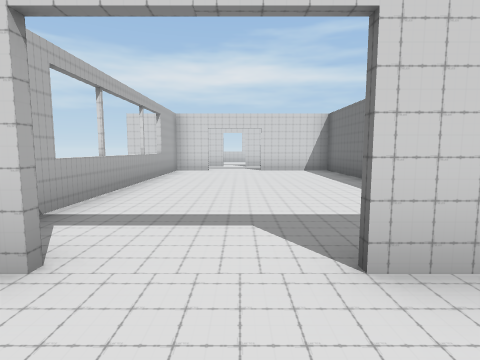
View 1 (above)

20 first-person views from a walk through a scene from a Unity 3-D project. The camera is 1.5 m above the floor, tilts 6° down and sees 80° across. Doors are open. The floor is counted in squares, 2.06 m on a side. Each view is taken from the middle of a square. On the plan, view 1 faces up. The plan holds only what a view shows up to about 10 squares ahead; the rest is blank. The player is left out.

View 2
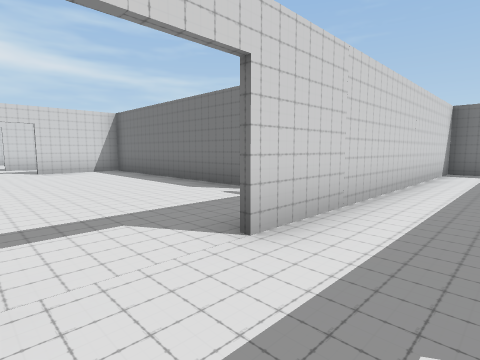

View 3
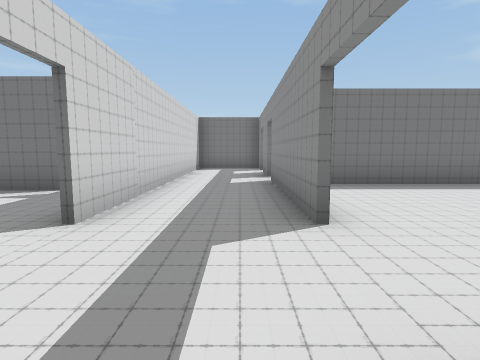

View 4
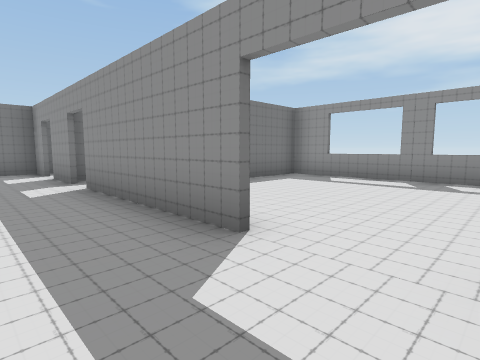

View 5
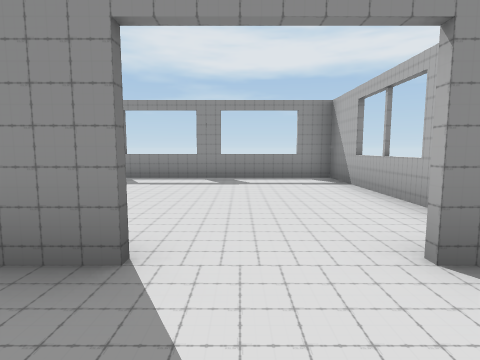

View 6
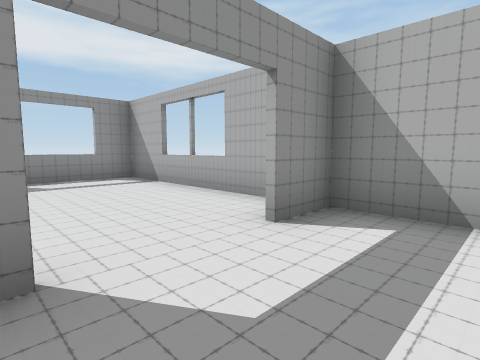

View 7
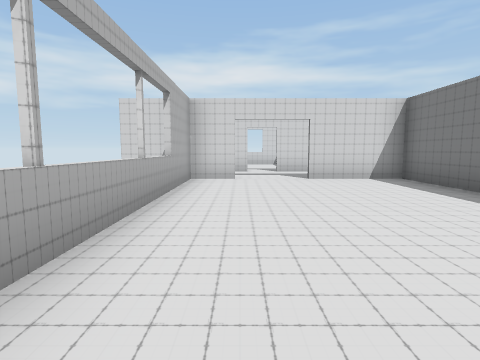

View 8
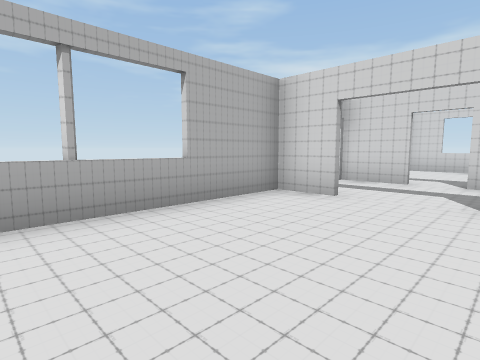

View 9
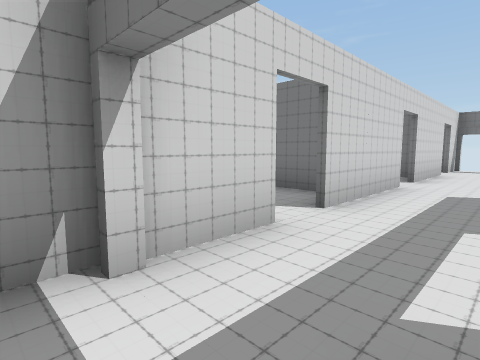

View 10
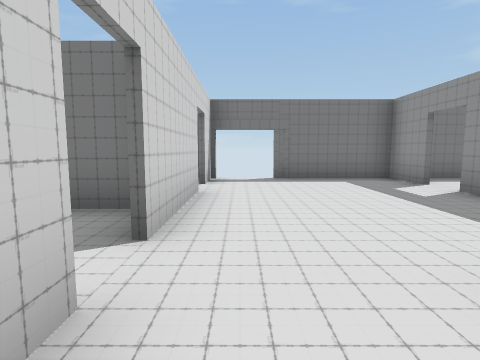

View 11
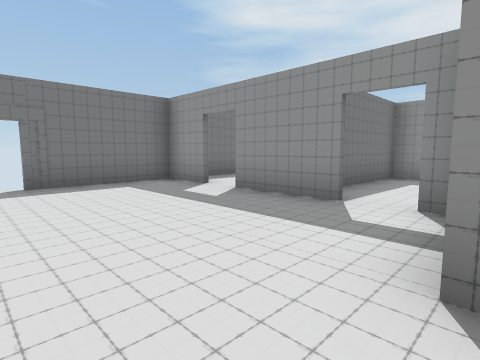

View 12
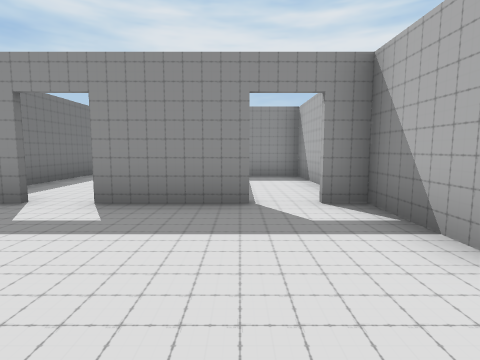

View 13
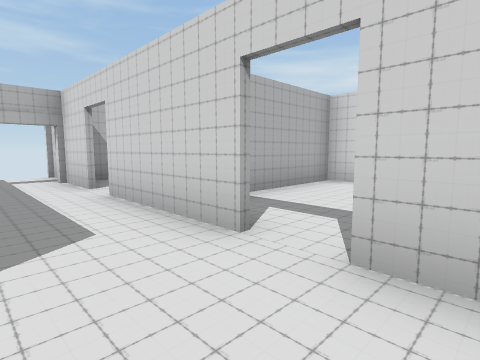

View 14
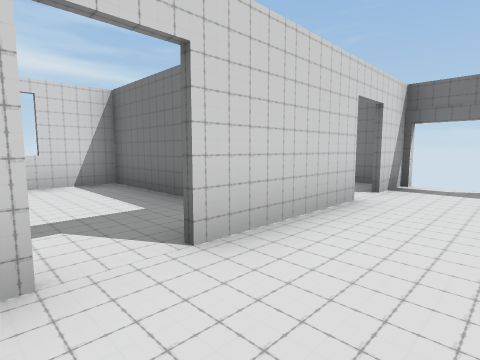

View 15
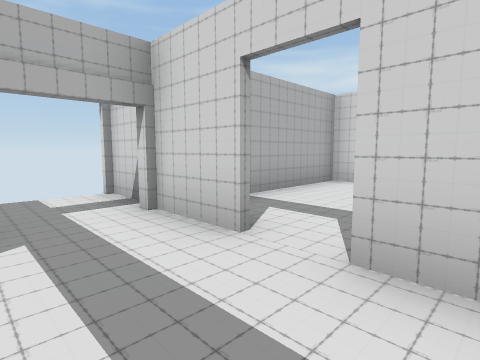

View 16
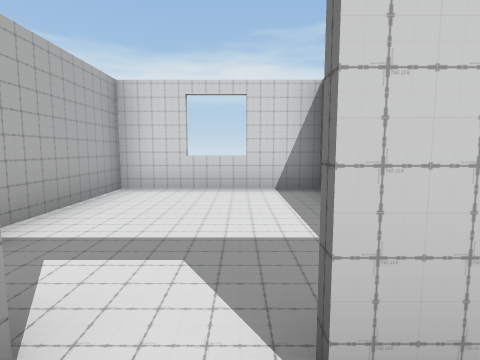

View 17
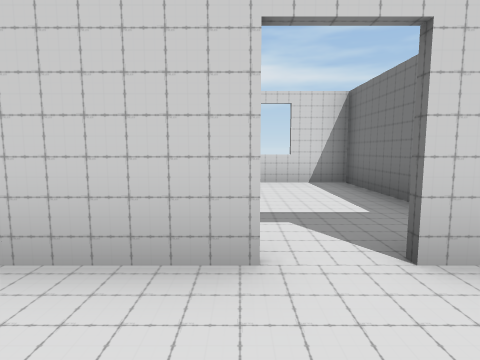

View 18
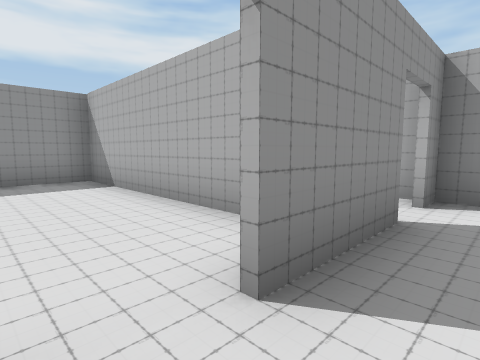

View 19
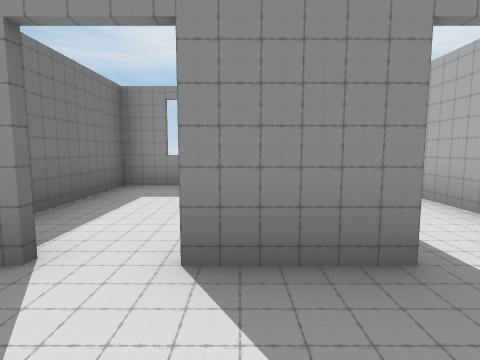

View 20
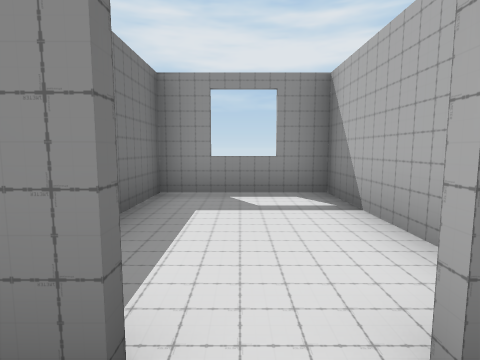

### Floor plan
Points are (right, up) in squares from view 1. A wall is a line through its corners. A room is listed if a view was taken in it or the views show most of it. See-through windows are left out.
Room 1 (views 1, 2, 3, 4, 5, 6, 19, 20)
walls: (0.6, -0.8) (4.9, -0.8); (5.7, -0.8) (7.4, -0.8); (-2.2, 0.8) (-2.2, -0.8); (8.2, -0.8) (9.4, -0.8); (-2.5, -0.8) (-1.3, -0.8); (9.4, -0.9) (9.4, 1.6) (0.8, 1.6)
ways out: open door at (-0.5, 2) to room 2; open door at (3, 2.5) to room 2; open door at (-0.5, -1) to room 5; open door at (8, -1) to room 9; open door at (5.5, -1) to room 12
Room 2 (views 7, 8)
walls: (3.1, 3.2) (3.1, 10.2) (0.8, 10.2); (-1, 10.2) (-2.2, 10.2) (-2.2, 3.1)
ways out: open door at (-0.5, 2) to room 1; open door at (3, 2.5) to room 1; open door at (-0.5, 10) to room 4
Room 3 (view 9)
walls: (-2.1, 12.7) (-4, 12.7)
ways out: open door at (-2, 11.5) to room 4; open door at (-4, 11.5)
Room 4 (views 10, 11, 12, 13, 14, 15, 16, 17, 18)
walls: (3.2, 10) (3.2, 8.1) (3.9, 8.1); (3.4, 12.7) (0.2, 12.7); (7.2, 12.7) (4.2, 12.7); (4.8, 8.1) (7, 8.1); (7.9, 8.1) (9.4, 8.1); (9.6, 12.7) (8.1, 12.7); (9.4, 7.9) (9.4, 11.1); (-0.6, 12.7) (-2.1, 12.7)
ways out: open door at (-0.5, 10) to room 2; open door at (-2, 11.5) to room 3; open door at (-0.5, 13) to room 6; open door at (4, 13) to room 7; open door at (7.5, 8) to room 8; open door at (4.5, 8) to room 10; open door at (7.5, 13) to room 11; open door at (9.5, 11.5)
Room 5 (no view inside)
walls: (-2.2, -1.8) (-2.2, -6.5) (4.1, -6.5) (4.1, -1.9)
ways out: open door at (-0.5, -1) to room 1
Room 6 (no view inside)
walls: (1.5, 13.5) (1.5, 14.5); (2.4, 17.4) (-2.2, 17.4) (-2.2, 12.6)
ways out: open door at (-0.5, 13) to room 4
Room 7 (no view inside)
walls: (1.6, 17.5) (1.6, 14.6); (5.5, 13.1) (5.5, 17.4) (3.9, 17.4)
ways out: open door at (4, 13) to room 4
Room 8 (no view inside)
walls: (5.7, 6.8) (5.7, 1.8) (7.5, 1.8); (9.4, 3.5) (9.4, 7.9)
ways out: open door at (7.5, 8) to room 4
Room 9 (no view inside)
walls: (6.5, -2) (6.5, -4.9) (9.4, -4.9) (9.4, -0.9)
ways out: open door at (8, -1) to room 1
Room 10 (no view inside)
walls: (3.2, 5.9) (3.2, 3.4) (5.5, 3.4) (5.5, 6.5)
ways out: open door at (4.5, 8) to room 4
Room 11 (no view inside)
walls: (9.4, 13) (9.4, 17.4) (7.4, 17.4)
ways out: open door at (7.5, 13) to room 4
Room 12 (no view inside)
walls: (4.2, -2.1) (4.2, -3.4)
ways out: open door at (5.5, -1) to room 1

Positions as (right, up) in squares from view 1, and headings:
1: (0, 0), facing up
2: (-1, 0), facing up-right
3: (-2, 0), facing right
4: (-1, 1), facing down-right
5: (0, 1), facing down
6: (1, 1), facing down-left
7: (-1, 3), facing up
8: (1, 6), facing up-left
9: (-3, 11), facing up-right
10: (2, 12), facing right
11: (3, 12), facing down-right
12: (5, 12), facing down
13: (5, 11), facing up-left
14: (3, 11), facing up-right
15: (1, 11), facing up-left
16: (0, 12), facing up
17: (7, 11), facing up
18: (8, 9), facing down-left
19: (7, 1), facing down
20: (8, 0), facing down
